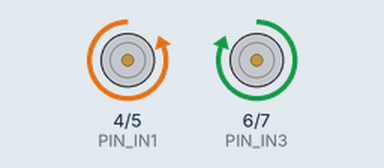
Bench run of a sketch on a simulated Arduino Uno, built with avr-gcc and run on an emulated ATmega328P. Shown: motor-driver pin pairs drawn as motors (green arrow = first pin HIGH = forward, orange = second pin HIGH = backward, longer = more drive). What the sketch prints to the serial monitor is not drawn.

Above: at 2.5 s.
At 7.5 s:
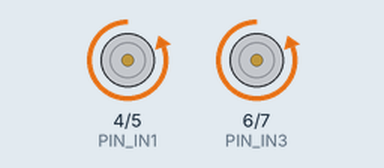
At 12.5 s:
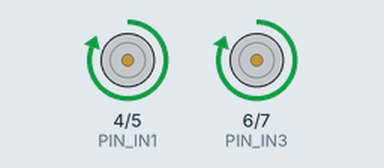
At 17.5 s:
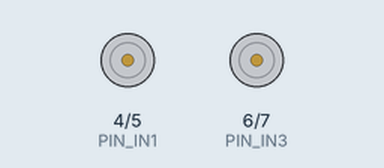
Timing chart, 0 to 26.0 s (numbered marks = the images above):
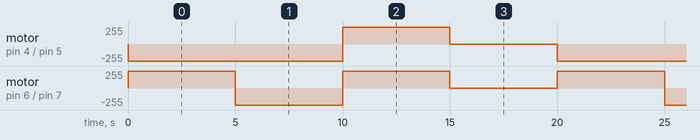

The sketch:

Test_Driver.ino
```cpp
/* ------------------------------------------------------------------------- */
/*                                   DEFINE                                  */
/* ------------------------------------------------------------------------- */

/**
 * Pin kết nối Driver L298
 *
 * Phần cấp nguồn cho Driver
 * +12V - ... có thể cấp nguồn trong khoảng 9V~6V
 * GND  - GND
 *
 * Dùng Jumper kết nối (mặc định)
 * ENA  - 5V
 * ENB  - 5V
 *
 * L298 : Arduino : Chức năng
 * IN1  : D4      :
 * IN2  : D5 (~)  :
 * IN3  : D6 (~)  :
 * IN4  : D7      :
 */
#define PIN_IN1 4 //! D4
#define PIN_IN2 5 //! D5 (~)
#define PIN_IN3 6 //! D6 (~)
#define PIN_IN4 7 //! D7

/* ------------------------------------------------------------------------- */
/*                                  FUNCTION                                 */
/* ------------------------------------------------------------------------- */

// Điều khiển Motor bên Phải quay tới
void motorRight_RotateForward(byte PWM)
{
  digitalWrite(PIN_IN1, LOW);
  analogWrite(PIN_IN2, PWM);
}

// Điều khiển Motor bên Trái quay tới
void motorLeft_RotateForward(byte PWM)
{
  analogWrite(PIN_IN3, PWM);
  digitalWrite(PIN_IN4, LOW);
}

// Điều khiển Motor bên Phải quay lùi
void motorRight_RotateReverse(byte PWM)
{
  digitalWrite(PIN_IN1, HIGH);
  analogWrite(PIN_IN2, 255 - PWM);
}

// Điều khiển Motor bên Trái quay lùi
void motorLeft_RotateReverse(byte PWM)
{
  analogWrite(PIN_IN3, 255 - PWM);
  digitalWrite(PIN_IN4, HIGH);
}

// Điều khiển Motor bên Phải dừng lại
void motorRight_Stop()
{
  digitalWrite(PIN_IN1, LOW);
  digitalWrite(PIN_IN2, LOW);
}

// Điều khiển Motor bên Trái dừng lại
void motorLeft_Stop()
{
  digitalWrite(PIN_IN3, LOW);
  digitalWrite(PIN_IN4, LOW);
}

/* ------------------------------------------------------------------------- */

/* ------------------------- Điều khiển xe dừng lại ------------------------ */
void stop()
{
  motorRight_Stop();
  motorLeft_Stop();
}

/* ------------------------- Điều khiển xe đi thẳng ------------------------ */
void go_straight(byte speed)
{
  motorRight_RotateForward(speed);
  motorLeft_RotateForward(speed);
}

/* ------------------------ Điều khiển xe quay trái ------------------------ */
void turn_left(byte speed)
{
  // Bánh phải đi tới
  motorRight_RotateForward(speed);

  // Bánh trái đi lùi
  motorLeft_RotateReverse(speed);
}

/* ------------------------ Điều khiển xe quay phải ------------------------ */
void turn_right(byte speed)
{
  // Bánh phải đi lùi
  motorRight_RotateReverse(speed);

  // Bánh trái đi tới
  motorLeft_RotateForward(speed);
}

/* ------------------------------------------------------------------------- */
/*                                RUN ONE TIME                               */
/* ------------------------------------------------------------------------- */

void setup()
{
  Serial.begin(115200);

  pinMode(PIN_IN1, OUTPUT);
  pinMode(PIN_IN2, OUTPUT);
  pinMode(PIN_IN3, OUTPUT);
  pinMode(PIN_IN4, OUTPUT);
}

/* ------------------------------------------------------------------------- */
/*                                    MAIN                                   */
/* ------------------------------------------------------------------------- */

void loop()
{
  Serial.println("Chạy thẳng");
  go_straight(255);
  delay(5000);

  Serial.println("Xoay trái");
  turn_left(255);
  delay(5000);

  Serial.println("Xoay phải");
  turn_right(255);
  delay(5000);

  Serial.println("Dừng xe");
  stop();
  delay(5000);
}
```

Measured:
- by itself, motor on pin 4 (PIN_IN1) / pin 5 (PIN_IN2): repeats every 20.0 s: forward 255/255 5.0 s, stopped 5.0 s, backward 255/255 10.0 s
- by itself, motor on pin 6 (PIN_IN3) / pin 7 (PIN_IN4): repeats every 20.0 s: backward 255/255 5.0 s, forward 255/255 5.0 s, stopped 5.0 s, forward 255/255 5.0 s
